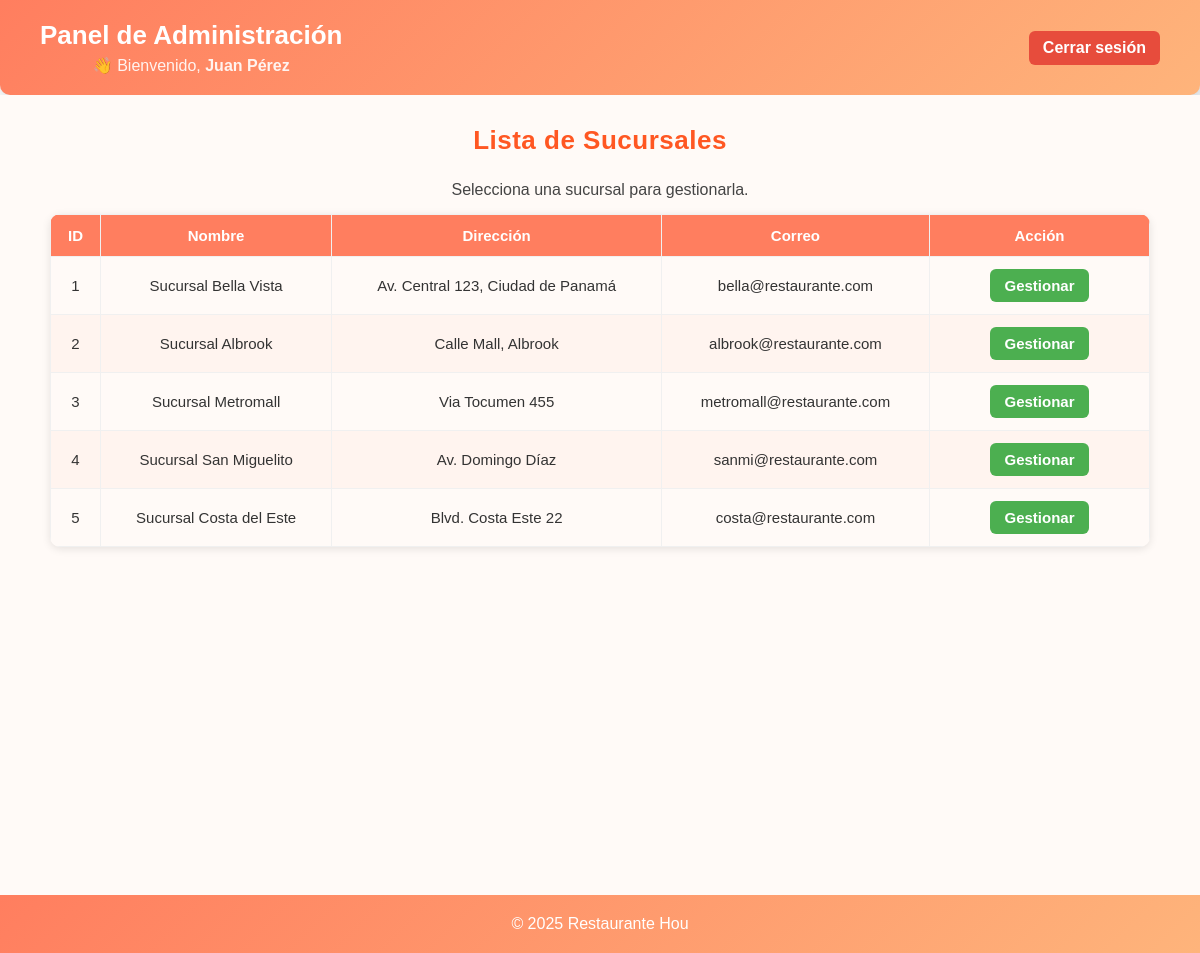
Screenshot of /Restaurante_Hou/admin_dashboard.php (signed in) with the database file from the repository.
### tables this page shows
CREATE TABLE `sucursal` (
  `id_sucursal` int(11) NOT NULL,
  `nombre` varchar(100) NOT NULL,
  `direccion` varchar(200) NOT NULL,
  `email` varchar(100) DEFAULT NULL
);

### Restaurante_Hou/admin_dashboard.php (the view, shortened to what this page needs)
<?php
include 'config.php';
$admin = isset($_SESSION['usuario']) ? $_SESSION['usuario'] : 'Administrador';
$sucursales = $conn->query("SELECT * FROM sucursal");
?>
<!DOCTYPE html>
<html lang="es">
<head>
    <link rel="stylesheet" href="css/estilos.css">
</head>
<body>
<header class="admin-header">
    <div class="admin-header-left">
        <h1>Panel de Administración</h1>
        <p class="admin-bienvenida">👋 Bienvenido, <strong><?= htmlspecialchars($admin) ?></strong></p>
    </div>
    <a href="logout.php" class="btn-logout">Cerrar sesión</a>
</header>
<main class="admin-dashboard">
    <h2>Lista de Sucursales</h2>
    <p class="admin-descripcion">Selecciona una sucursal para gestionarla.</p>
    <table class="admin-table">
        <thead>
            <tr>
                <th>ID</th>
                <th>Nombre</th>
                <th>Dirección</th>
                <th>Correo</th>
                <th>Acción</th>
            </tr>
        </thead>
        <tbody>
            <?php while ($s = $sucursales->fetch_assoc()): ?>
                <tr>
                    <td><?= $s['id_sucursal'] ?></td>
                    <td><?= htmlspecialchars($s['nombre']) ?></td>
                    <td><?= htmlspecialchars($s['direccion']) ?></td>
                    <td><?= htmlspecialchars($s['email']) ?></td>
                    <td>
                        <a href="admin_panel.php?id_sucursal=<?= $s['id_sucursal'] ?>" class="btn-gestionar">Gestionar</a>
                    </td>
                </tr>
            <?php endwhile; ?>
        </tbody>
    </table>
</main>
</body>
</html>
<?php include 'includes/footer.php'; ?>

### Restaurante_Hou/css/estilos.css (style rules this page uses)
* { margin: 0; padding: 0; box-sizing: border-box; }
main { flex: 1; padding: 30px 50px; }
html, body { height: 100%; margin: 0; font-family: 'Arial', sans-serif; background: linear-gradient(to right, #f8f9fa, #e9ecef); color: #333; display: flex; flex-direction: column; }
header { background: linear-gradient(135deg, #ff7e5f, #feb47b); color: white; padding: 20px 0; text-align: center; }
header h1 { font-size: 2.5em; margin-bottom: 10px; }
.admin-dashboard { padding: 30px 50px; background-color: #fffaf7; min-height: 100vh; font-family: "Poppins", sans-serif; }
.admin-dashboard h2 { text-align: center; color: #ff5722; margin-bottom: 25px; font-size: 26px; letter-spacing: 0.5px; }
.admin-table { width: 100%; border-collapse: collapse; margin-top: 15px; border-radius: 10px; overflow: hidden; box-shadow: 0 2px 8px rgba(0, 0, 0, 0.1); }
.admin-table th, .admin-table td { border: 1px solid #f0f0f0; padding: 12px; text-align: center; font-size: 15px; }
.admin-table th { background-color: #ff7e5f; color: white; font-weight: bold; }
.admin-table tr:nth-child(even) { background-color: #fff4ef; }
.admin-table th:last-child, .admin-table td:last-child { width: 220px; text-align: center; }
.admin-header { display: flex; justify-content: space-between; align-items: center; background-color: #ff7e5f; color: white; padding: 20px 40px; border-radius: 0 0 10px 10px; box-shadow: 0 2px 8px rgba(0,0,0,0.1); }
.admin-header-left { display: flex; flex-direction: column; gap: 5px; }
.admin-header h1 { font-size: 26px; margin: 0; }
.admin-bienvenida { font-size: 16px; opacity: 0.9; }
.btn-logout { background-color: #e74c3c; color: white; padding: 10px 18px; border-radius: 6px; text-decoration: none; font-weight: bold; transition: all 0.3s ease; }
.btn-gestionar { display: inline-block; background-color: #4CAF50; color: white; padding: 8px 14px; border-radius: 6px; text-decoration: none; font-weight: bold; transition: all 0.3s ease; }
.admin-descripcion { text-align: center; margin-bottom: 15px; color: #444; font-size: 16px; }
.btn-logout { background-color: #e74c3c; color: white; padding: 8px 14px; border-radius: 6px; text-decoration: none; font-weight: bold; transition: all 0.3s ease; }

### rows the page displays
sucursal: id_sucursal "1", nombre "Sucursal Bella Vista", direccion "Av. Central 123, Ciudad de Panamá", email "bella@restaurante.com"
sucursal: id_sucursal "2", nombre "Sucursal Albrook", direccion "Calle Mall, Albrook", email "albrook@restaurante.com"
sucursal: id_sucursal "3", nombre "Sucursal Metromall", direccion "Via Tocumen 455", email "metromall@restaurante.com"
sucursal: id_sucursal "4", nombre "Sucursal San Miguelito", direccion "Av. Domingo Díaz", email "sanmi@restaurante.com"
sucursal: id_sucursal "5", nombre "Sucursal Costa del Este", direccion "Blvd. Costa Este 22", email "costa@restaurante.com"

### other values shown
$admin "Juan Pérez"
